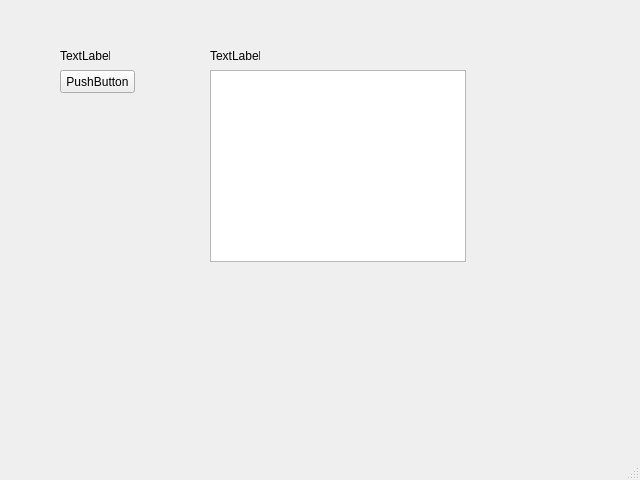
<?xml version="1.0" encoding="UTF-8"?>
<ui version="4.0">
 <class>MainWindow</class>
 <widget class="QMainWindow" name="MainWindow">
  <property name="geometry">
   <rect>
    <x>0</x>
    <y>0</y>
    <width>640</width>
    <height>480</height>
   </rect>
  </property>
  <property name="windowTitle">
   <string>MainWindow</string>
  </property>
  <widget class="QWidget" name="centralwidget">
   <widget class="QPushButton" name="pushButton">
    <property name="geometry">
     <rect>
      <x>60</x>
      <y>70</y>
      <width>75</width>
      <height>23</height>
     </rect>
    </property>
    <property name="text">
     <string>PushButton</string>
    </property>
   </widget>
   <widget class="QListView" name="listView">
    <property name="geometry">
     <rect>
      <x>210</x>
      <y>70</y>
      <width>256</width>
      <height>192</height>
     </rect>
    </property>
   </widget>
   <widget class="QLabel" name="label">
    <property name="geometry">
     <rect>
      <x>60</x>
      <y>50</y>
      <width>50</width>
      <height>12</height>
     </rect>
    </property>
    <property name="text">
     <string>TextLabel</string>
    </property>
   </widget>
   <widget class="QLabel" name="label_2">
    <property name="geometry">
     <rect>
      <x>210</x>
      <y>50</y>
      <width>50</width>
      <height>12</height>
     </rect>
    </property>
    <property name="text">
     <string>TextLabel</string>
    </property>
   </widget>
  </widget>
  <widget class="QMenuBar" name="menubar">
   <property name="geometry">
    <rect>
     <x>0</x>
     <y>0</y>
     <width>640</width>
     <height>21</height>
    </rect>
   </property>
  </widget>
  <widget class="QStatusBar" name="statusbar"/>
 </widget>
 <resources/>
 <connections/>
</ui>
